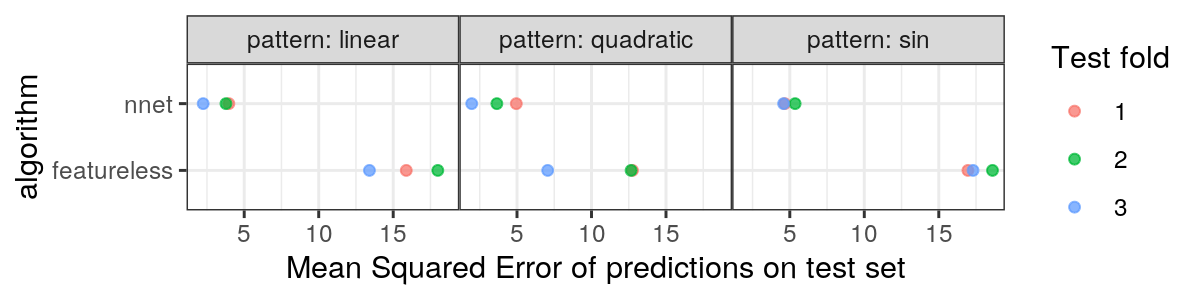

Reproduce this figure in R.
library(data.table)
library(ggplot2)

n.outer.folds <- 3
unique.outer.folds <- 1:n.outer.folds
n.inner.folds <- 4
unique.inner.folds <- 1:n.inner.folds
sim.data.list <- list()
csv.vec <- Sys.glob("data_*.csv")
for(csv in csv.vec){
  pattern <- gsub("data_|.csv", "", csv)
  sim.dt <-  data.table::fread(csv)
  set.seed(1)
  outer.fold.vec <- sample(rep(unique.outer.folds, l=nrow(sim.dt)))
  sim.data.list[[pattern]] <- data.table(
    pattern, sim.dt, outer.fold=factor(outer.fold.vec))
}
sim.data <- do.call(rbind, sim.data.list)
pred.x <- sort(c(sim.data$x, seq(min(sim.data$x), max(sim.data$x), l=200)))
grid.dt <- data.table(x=pred.x)

folds.gg <- ggplot()+
  theme_bw()+
  theme(panel.spacing=grid::unit(0, "lines"))+
  facet_grid(. ~ pattern, labeller=label_both)+ 
  geom_point(aes(
    x, y, color=outer.fold),
    data=sim.data)+
  geom_text(aes(
    -Inf, -Inf, label=paste0("N=", N)),
    vjust=-0.5,
    hjust=-0.1,
    size=3,
    data=sim.data[, .(N=.N), by=pattern])+
  xlab("input/feature x")+
  ylab("output/label y")+
  theme(legend.position="bottom")
png(
  "figure-overfitting-cv-data-outer-folds.png",
  width=5, height=3, units="in", res=200)
print(folds.gg)
dev.off()

test.loss.dt.list <- list()
hidden.units.vec <- c(2, 20, 200)
maxit.vec <- 10^seq(0, 3)
for(test.fold in unique.outer.folds){
  sim.data[, outer.set := ifelse(outer.fold==test.fold, "test", "train")]
  sim.data[, outer.folds := ifelse(
    outer.fold==test.fold,
    test.fold,
    paste(unique.outer.folds[-test.fold], collapse=","))]
  sets.gg <- ggplot()+
    theme_bw()+
    theme(panel.spacing=grid::unit(0, "lines"))+
    facet_grid(outer.set + outer.folds ~ pattern, labeller=label_both)+ 
    geom_point(aes(
      x, y),
      data=sim.data)+
    geom_text(aes(
      -Inf, -Inf, label=paste0("N=", N)),
      vjust=-0.5,
      hjust=-0.1,
      size=3,
      data=sim.data[, .(N=.N), by=.(pattern, outer.set, outer.folds)])+
    xlab("input/feature x")+
    scale_y_continuous("output/label y", limits=c(-6, 16))
  png(
    sprintf("figure-overfitting-cv-data-test-fold-%d.png", test.fold),
    width=5, height=3, units="in", res=200)
  print(sets.gg)
  dev.off()
  is.train <- sim.data$outer.set == "train"
  set.seed(1)
  sim.data[, inner.fold := NA_character_]
  sim.data[is.train, inner.fold := {
    inner.fold.vec <- sample(rep(unique.inner.folds, l=.N))
    factor(inner.fold.vec)
  }, by=pattern]
  folds.gg <- sets.gg+
    geom_point(aes(
      x, y, fill=inner.fold),
      shape=21,
      color="black",
      data=sim.data[is.train])
  png(
    sprintf("figure-overfitting-cv-data-inner-folds-%d.png", test.fold),
    width=5, height=3, units="in", res=200)
  print(folds.gg)
  dev.off()
  valid.loss.dt.list <- list()
  for(validation.fold in unique.inner.folds){
    sim.data[, inner.set := ifelse(
      inner.fold==validation.fold, "validation", "subtrain")]
    sim.data[, inner.folds := ifelse(
      inner.fold==validation.fold,
      validation.fold,
      paste(unique.inner.folds[-validation.fold], collapse=","))]
    inner.gg <- ggplot()+
      theme_bw()+
      theme(panel.spacing=grid::unit(0, "lines"))+
      geom_text(aes(
        -Inf, -Inf, label=paste0("N=", N)),
        vjust=-0.5,
        hjust=-0.1,
        size=3,
        data=sim.data[, .(
          N=.N
        ), by=.(
          pattern, outer.set, outer.folds, inner.set, inner.folds
        )])+
      facet_grid(
        outer.set + outer.folds + inner.set + inner.folds ~ pattern,
        labeller=label_both)+ 
      geom_point(aes(
        x, y),
        data=sim.data)+
      scale_x_continuous("input/feature x")+
      scale_y_continuous("output/label y", limits=c(-6, 16))
    png(
      sprintf(
        "figure-overfitting-cv-data-inner-folds-%d-%d.png",
        test.fold, validation.fold),
      width=6, height=4, units="in", res=200)
    print(inner.gg)
    dev.off()
    combo.df <- expand.grid(
      hidden.units=hidden.units.vec,
      maxit=maxit.vec,
      pattern=names(sim.data.list))
    for(combo.i in 1:nrow(combo.df)){
      combo.row <- combo.df[combo.i,]
      pattern.data <- sim.data[pattern==combo.row$pattern]
      subtrain.df <- pattern.data[inner.set=="subtrain"]
      set.seed(1)
      fit <- with(combo.row, nnet::nnet(
        y ~ x,
        subtrain.df,
        size=hidden.units,
        skip=FALSE,
        linout=TRUE,
        maxit=maxit))
      valid.dt <- pattern.data[inner.set=="validation"]
      valid.dt[, pred := predict(fit, .SD)]
      valid.loss.dt.list[[paste(validation.fold, combo.i)]] <- data.table(
        validation.fold, 
        combo.row,
        valid.dt[, .(mse=mean((pred-y)^2))])
    }#combo.i
  }#validation.fold
  valid.loss.dt <- do.call(rbind, valid.loss.dt.list)
  valid.loss.stats <- valid.loss.dt[, .(
    mean.mse=mean(mse),
    sd.mse=sd(mse),
    median.mse=median(mse),
    q25=quantile(mse, 0.25),
    q75=quantile(mse, 0.75),
    folds=.N
  ), by=.(pattern, hidden.units, maxit)]
  units.colors <- c(
    "2"="#6BAED6", #"#4292C6", 
    "20"="#2171B5", #"#08519C",
    "200"="#08306B")
  valid.loss.stats[, hidden.units.fac := factor(hidden.units)]
  (valid.only.min <- valid.loss.stats[, .SD[which.min(median.mse)], by=pattern])
  gg <- ggplot()+
    ggtitle(paste0("Train set for outer fold ID=", test.fold))+
    geom_ribbon(aes(
      maxit,
      ymax=q75,
      ymin=q25,
      fill=hidden.units.fac),
      size=1,
      alpha=0.3,
      data=valid.loss.stats)+
    geom_line(aes(
      maxit, median.mse, color=hidden.units.fac),
      size=1,
      data=valid.loss.stats)+
    directlabels::geom_dl(aes(
      maxit, median.mse, label=sprintf(
        "min maxit=%d\nunits=%d", maxit, hidden.units)),
      method=list(cex=0.8, "bottom.polygons"),
      color="white",
      data=valid.only.min)+
    geom_point(aes(
      maxit, median.mse),
      fill="white",
      shape=21,
      data=valid.only.min)+
    scale_color_manual("hidden\nunits", values=units.colors)+
    scale_fill_manual("hidden\nunits", values=units.colors)+
    scale_x_log10(
      "Maximum number of iterations/epochs in gradient descent learning algorithm",
      limits=valid.loss.stats[, c(min(maxit), max(maxit)*5)])+
    scale_y_log10(
      "Mean squared error\n(median/quartiles over four validation sets)")+
    coord_cartesian(ylim=c(0.5, max(valid.loss.stats$median.mse)))+
    theme_bw()+
    theme(panel.spacing=grid::unit(0, "lines"))+
    facet_grid(. ~ pattern, labeller=label_both)
  (dl <- directlabels::direct.label(gg, "right.polygons"))
  png(
    sprintf("figure-overfitting-cv-data-median-mse-%d.png", test.fold),
    width=7, height=3, units="in", res=200)
  print(dl)
  dev.off()
  disp.models.list <- list()
  disp.resid.list <- list()
  for(pat in names(sim.data.list)){
    pattern.data <- sim.data[pattern==pat]
    pattern.train <- pattern.data[outer.set=="train"]
    pattern.test <- pattern.data[outer.set=="test"]
    pattern.min <- valid.only.min[pattern==pat]
    fit <- pattern.min[, nnet::nnet(
      y ~ x,
      pattern.train,
      size=hidden.units,
      skip=FALSE,
      linout=TRUE,
      maxit=maxit)]
    featureless.pred <- mean(pattern.train$y)
    pred.list <- list(
      nnet=as.numeric(predict(fit, pattern.test)),
      featureless=rep(featureless.pred, nrow(pattern.test)))
    disp.models.list[[pat]] <- data.table(pattern=pat, rbind(
      data.table(
        algorithm="nnet",
        grid.dt, pred=as.numeric(predict(fit, grid.dt))),
      data.table(
        algorithm="featureless",
        grid.dt[, .(x=range(x), pred=featureless.pred)])))
    for(algorithm in names(pred.list)){
      pred <- pred.list[[algorithm]]
      test.loss.dt.list[[paste(test.fold, pat, algorithm)]] <- data.table(
        test.fold,
        pattern=pat,
        algorithm,
        mse=mean((pattern.test$y - pred)^2))
      disp.resid.list[[paste(pat, algorithm)]] <- data.table(
        algorithm,
        pred,
        pattern.test[, .(x, y, pattern, outer.folds, outer.set)])
    }
  }
  disp.models <- do.call(rbind, disp.models.list)
  disp.resid <- do.call(rbind, disp.resid.list)
  sets.gg <- ggplot()+
    theme_bw()+
    theme(panel.spacing=grid::unit(0, "lines"))+
    facet_grid(outer.set + outer.folds ~ pattern, labeller=label_both)+ 
    geom_point(aes(
      x, y),
      color="grey50",
      data=sim.data)+
    xlab("input/feature x")+
    scale_y_continuous("output/label y", limits=c(-6, 16))+
    ## geom_segment(aes(
    ##   x, pred,
    ##   xend=x, yend=y,
    ##   color=algorithm),
    ##   data=disp.resid)+
    geom_line(aes(
      x, pred, color=algorithm),
      size=1,
      data=disp.models)+
    theme(legend.position="bottom")
  png(
    sprintf("figure-overfitting-cv-data-test-fold-%d-pred.png", test.fold),
    width=6, height=3.5, units="in", res=200)
  print(sets.gg)
  dev.off()
}

test.loss.dt <- do.call(rbind, test.loss.dt.list)
gg <- ggplot()+
  geom_point(aes(
    mse, algorithm, color=factor(test.fold)),
    alpha=0.75,
    data=test.loss.dt)+
  scale_color_discrete("Test fold")+
  theme_bw()+
  theme(panel.spacing=grid::unit(0, "lines"))+
  facet_grid(. ~ pattern, labeller=label_both)+
  scale_x_continuous(
    "Mean Squared Error of predictions on test set")
png(
  "figure-overfitting-cv-data.png",
  width=6, height=1.5, units="in", res=200)
print(gg)
dev.off()
  
